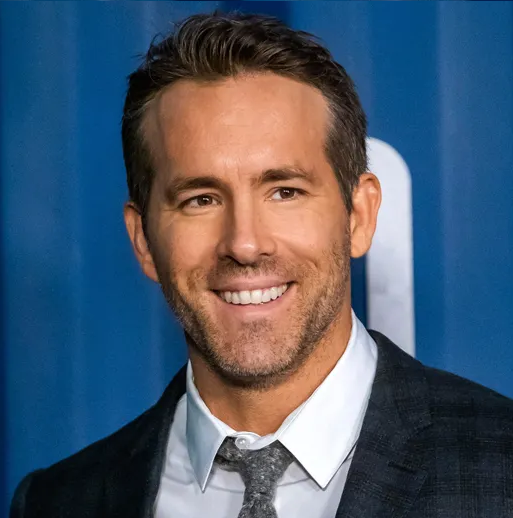
#> input picture resources/Reynolds.png, 513 x 518 px, found by its file name
$ jupyter execute khf1_3_Tatcher.ipynb   (shell and % lines are left out)
#> lines starting #> are read from the running program, lines starting #| are printed output that depends on the picture; after the words box and inside, x2 and y2 are one past the last pixel; in counts of white or black regions, pixels touching at a corner belong together
<a href="https://colab.research.google.com/github/BrMrtn/GoogleColab/blob/main/K%C3%A9pfeldolgoz%C3%A1s/khf1_3_Tatcher.ipynb" target="_parent"></a>

Könyvtárak importálása

[cell 1]
import cv2
import numpy as np
import matplotlib.pyplot as plt

képek letölétése

[cell 2]
# Haar kaszkádolók betöltése
eye_cascade = cv2.CascadeClassifier(cv2.data.haarcascades + 'haarcascade_eye.xml')
mouth_cascade = cv2.CascadeClassifier(cv2.data.haarcascades + 'haarcascade_smile.xml')

[cell 3]
# Kép betöltése
# grayscale konvertálás szükségtelen, mert a cascade.detectMultiScale() konvertál helyettünk is
img = cv2.imread("Reynolds.png")
#> img is the input picture: shape (518, 513, 3); mean B, G, R 108, 90, 74.8
img = cv2.cvtColor(img, cv2.COLOR_BGR2RGB)

exo = 0 # szem offset, hogy ne vágjuk ki pl. a szemöldököt is (Eye X Offset)
eyo = 17

# Szemek detektálása
eyes = eye_cascade.detectMultiScale(img, 1.01, 500)
#> eyes = [[176, 177, 48, 48], [257, 167, 50, 50]]
if len(eyes) > 0:
  for (x, y, w, h) in eyes[:2]: # csak az első 2 talált szemet vesszük figyelembe
    eye_region = img[y+eyo:y+h-eyo, x+exo:x+w-exo] # szem régió megtalálása
    rotated_eye = cv2.rotate(eye_region, cv2.ROTATE_180) # régió elforgatása 180 fokkal
    img[y+eyo:y+h-eyo, x+exo:x+w-exo] = rotated_eye # szem régió képre rajzolása
#> this loop made 2 passes
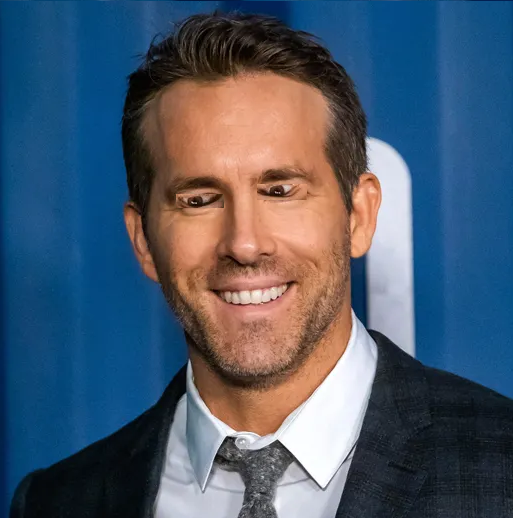
#> img: shape (518, 513, 3); mean R, G, B 74.8, 90, 108

mxo = 10
myo = 10

# Száj detektálása
mouths = mouth_cascade.detectMultiScale(img, 1.1, 600)
#> mouths = [[197, 265, 111, 55]]
if len(mouths) > 0:
  (x, y, w, h) = mouths[0]
#> x = 197; y = 265; w = 111; h = 55
  mouth_region = img[y+myo:y+h-myo, x+mxo:x+w-mxo]
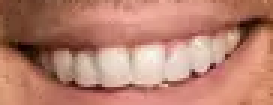
#> mouth_region: shape (35, 91, 3) (shown 3 times larger); mean R, G, B 184.6, 128.7, 111
  rotated_mouth = cv2.rotate(mouth_region, cv2.ROTATE_180)
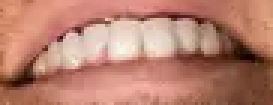
#> rotated_mouth: shape (35, 91, 3) (shown 3 times larger); mean R, G, B 184.6, 128.7, 111
  img[y+myo:y+h-myo, x+mxo:x+w-mxo] = rotated_mouth
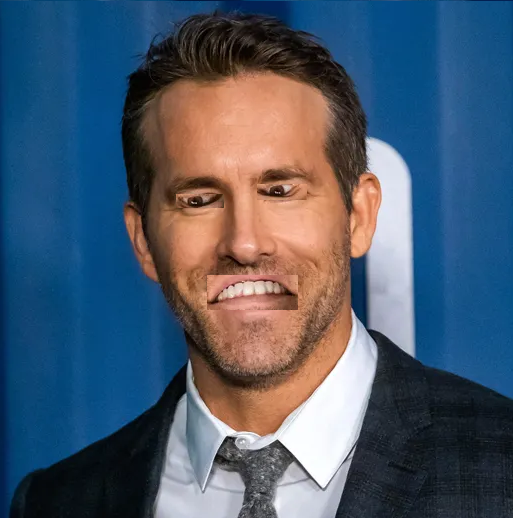
#> img: shape (518, 513, 3); 1.2% of pixels changed, all inside (x1, y1, x2, y2) = (207, 275, 298, 310)

# Kép fejjel lefelé forgatása
thatcher_img = cv2.rotate(img, cv2.ROTATE_180)
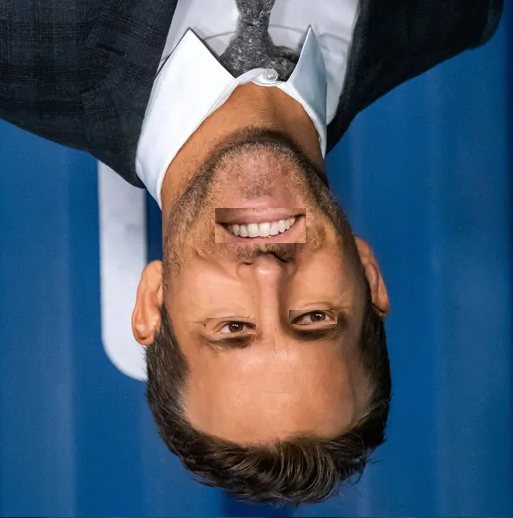
#> thatcher_img: shape (518, 513, 3); mean R, G, B 74.8, 90, 108

fig, ax = plt.subplots(1, 2, figsize=(10, 10))
ax[0].imshow(thatcher_img)
ax[0].axis('off')
ax[1].imshow(img)
ax[1].axis('off')

$ run again, with resources/Lawrence.png copied over resources/Reynolds.png
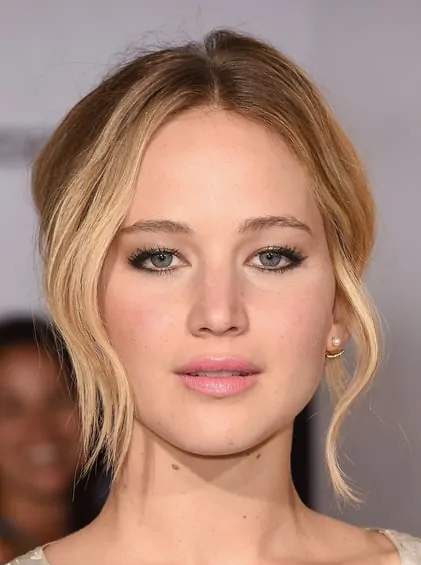
#> input picture resources/Lawrence.png, 421 x 565 px, found by its file name
#> img is the input picture: shape (565, 421, 3); mean B, G, R 117, 132.8, 169.8
#> eyes = [[124, 230, 59, 59], [237, 227, 63, 63]]
#> the loop `for (x, y, w, h) in eyes[:2]:` made 2 passes
#> after the loop `for (x, y, w, h) in eyes[:2]:`:
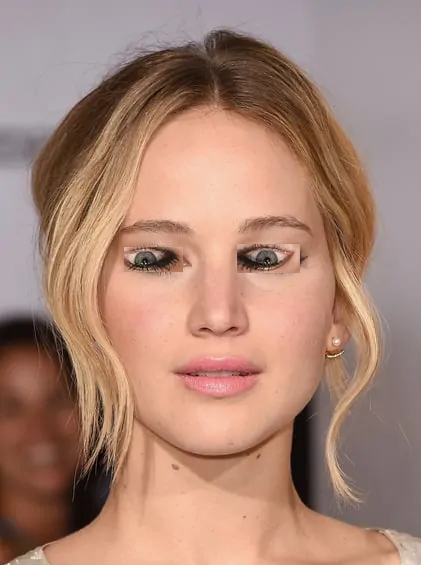
#> img: shape (565, 421, 3); mean R, G, B 169.8, 132.8, 117
#> mouths = ()
#> `thatcher_img = cv2.rotate(img, cv2.ROTATE_180)`:
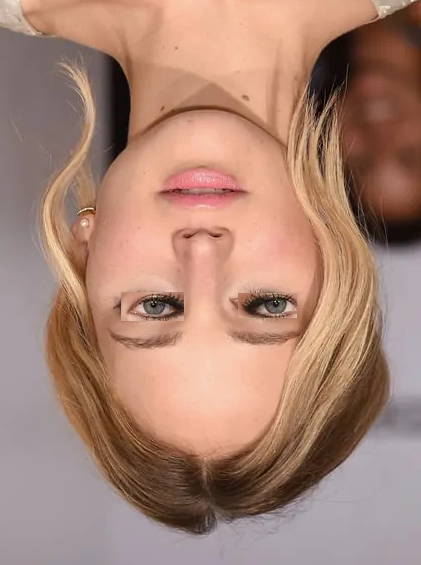
#> thatcher_img: shape (565, 421, 3); mean R, G, B 169.8, 132.8, 117
